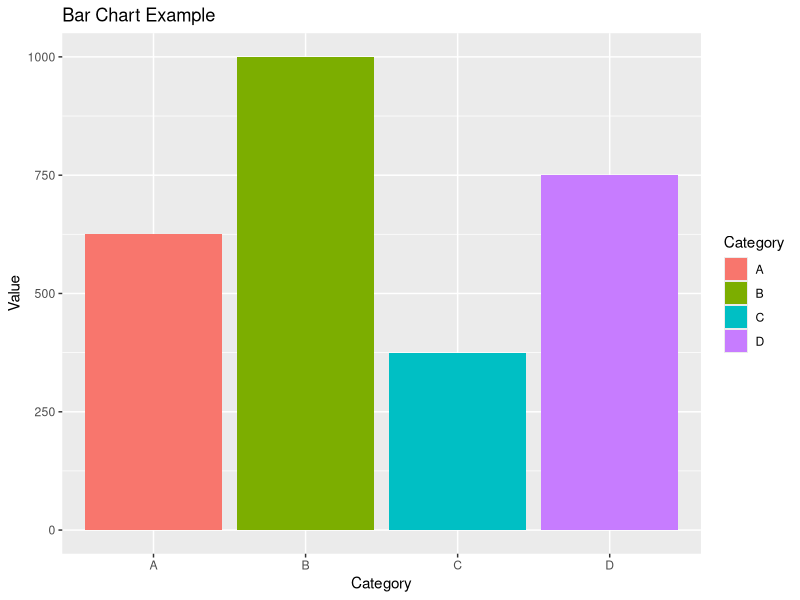
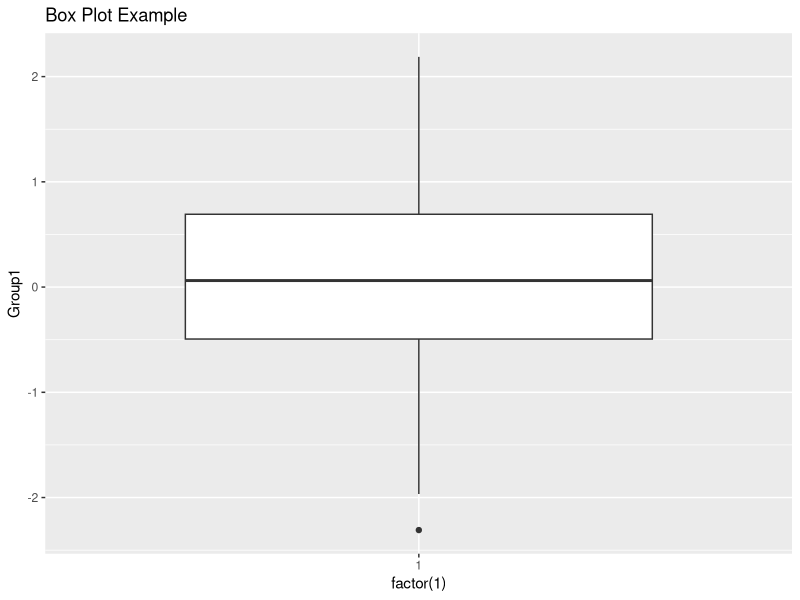
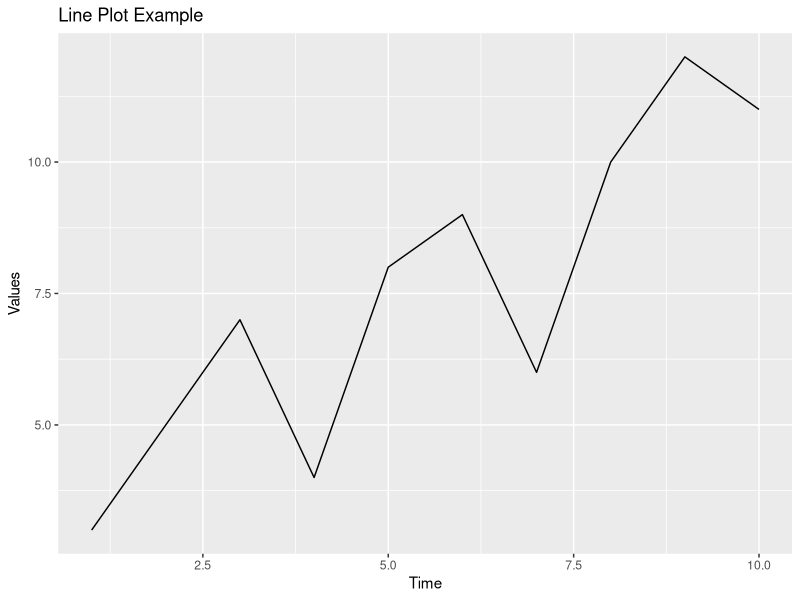
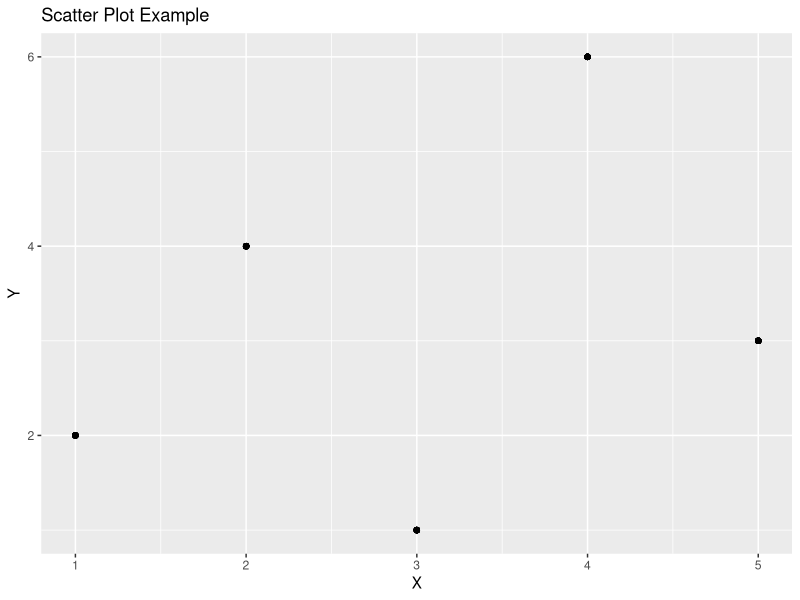
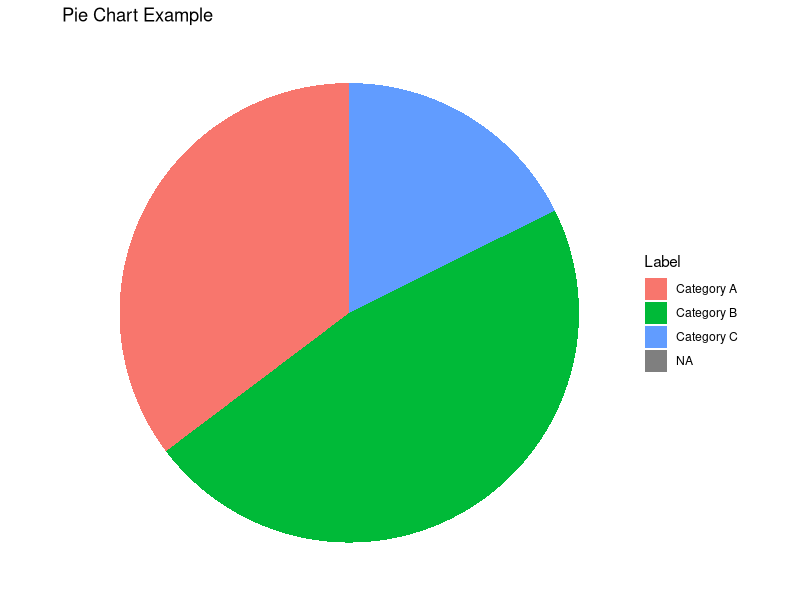

These figures' R source, in order:
# Sample data for a bar chart
categories <- c("Category A", "Category B", "Category C", "Category D")
values <- c(25, 40, 15, 30)


# Sample data for a box plot
group1 <- rnorm(100, mean = 0, sd = 1)
group2 <- rnorm(100, mean = 2, sd = 1)
data <- list(Group1 = group1, Group2 = group2)


# Sample data for a line plot
time <- 1:10
values <- c(3, 5, 7, 4, 8, 9, 6, 10, 12, 11)


# Sample data for a scatter plot
x <- c(1, 2, 3, 4, 5)
y <- c(2, 4, 1, 6, 3)


# Sample data for a pie chart
categories <- c("Category A", "Category B", "Category C")
values <- c(30, 40, 15)



# Load the ggplot2 package
library(ggplot2)

# Sample data for all plots
# You can replace this with your own data
set.seed(123)
# Create a data frame with consistent vector lengths
data <- data.frame(
  Category = c("A", "B", "C", "D"),
  Value = c(25, 40, 15, 30),
  Group1 = c(rnorm(100, mean = 0, sd = 1)),
  Group2 = c(rnorm(100, mean = 2, sd = 1)),
  Time = 1:10,
  Values = c(3, 5, 7, 4, 8, 9, 6, 10, 12, 11),
  X = c(1, 2, 3, 4, 5),
  Y = c(2, 4, 1, 6, 3),
  Label = c("Category A", "Category B", "Category C", NA, NA),
  Percentage = c(30, 40, 15, NA, NA)
)

# Replace NA values or adjust vector lengths as needed

# Create a bar chart using ggplot2
bar_plot <- ggplot(data, aes(x = Category, y = Value, fill = Category)) +
  geom_bar(stat = "identity") +
  labs(title = "Bar Chart Example")

# Create a box plot using ggplot2
box_plot <- ggplot(data, aes(x = factor(1), y = Group1)) +
  geom_boxplot() +
  labs(title = "Box Plot Example")

# Create a line plot using ggplot2
line_plot <- ggplot(data, aes(x = Time, y = Values)) +
  geom_line() +
  labs(title = "Line Plot Example")

# Create a scatter plot using ggplot2
scatter_plot <- ggplot(data, aes(x = X, y = Y)) +
  geom_point() +
  labs(title = "Scatter Plot Example")

# Create pie_chart_data using dplyr
# Install and load the dplyr package
install.packages("dplyr")
library(dplyr)

pie_chart_data <- data %>%
  group_by(Label) %>%
  summarise(Percentage = sum(Percentage))

# Create the pie chart

pie_chart <- ggplot(pie_chart_data, aes(x = "", y = Percentage, fill = Label)) +
  geom_bar(stat = "identity", width = 1) +
  coord_polar("y") +
  labs(title = "Pie Chart Example") +
  theme_void()


# Display the plots
print(bar_plot)
print(box_plot)
print(line_plot)
print(scatter_plot)
print(pie_chart)


